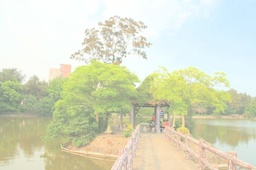
#> input picture img/lake.jpg, 256 x 170 px, shrunk from 968 x 644 before the run
$ jupyter execute 3.ipynb
#> lines starting #> are read from the running program, lines starting #| are printed output that depends on the picture; long printed decimals are rounded
[cell 1]
import matplotlib.pyplot as plt
import numpy as np
import math
from PIL import Image
from skimage.io import imread

sample_img = imread('./img/lake.jpg')
#> sample_img is the input picture: shape (170, 256, 3); mean R, G, B 217.3, 220.6, 196.7
print(sample_img.shape)
#| (170, 256, 3)

yiq = np.array([[0.299, 0.587, 0.114],
                [0.595879, -0.274133, -0.321746],
                [0.211205, -0.523083, 0.311878]])


yiq_img = np.dot(sample_img.reshape(-1,3), yiq.transpose()).reshape(sample_img.shape)
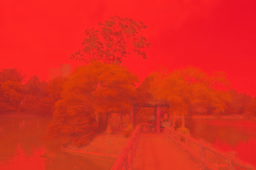
#> yiq_img: shape (170, 256, 3) float64; mean R, G, B 216.9, 5.7, -8.2; drawn with min black and max white

print(yiq_img[:,:,0])
#> (printed output is left out)
print(np.max(yiq_img[:,:,0]))
#| 255.000

plt.hist(yiq_img[:,:,0])
plt.title("Y channel histogram")
plt.savefig('./out/Y_hist.jpg')
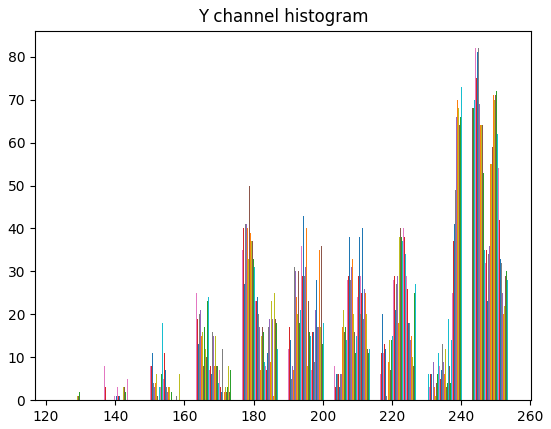
#> figure drawn by matplotlib, 1 panel; tallest bar 71 high, from x = 243 to 243.1; tallest bar 72 high, from x = 243.1 to 243.1; tallest bar 68 high, from x = 243.1 to 243.2
plt.show()

[cell 2]
gamma = 3.5

for x,i in enumerate(yiq_img[:,:,0]):
    for y,j in enumerate(i) :
        temp = j/255
        temp = math.pow(temp,gamma)
        j = temp * 255
        yiq_img[x][y][0] = j
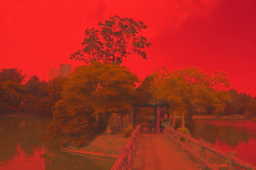
#> yiq_img: shape (170, 256, 3) float64; mean R, G, B 156.2, 5.7, -8.2; drawn with min black and max white

#print(yiq_img[:,:,0])
print(np.max(yiq_img[:,:,0]))
#| 255.000
plt.hist(yiq_img[:,:,0])
plt.title("Y channel histogram")
plt.savefig('./out/Y_hist_gamma.jpg')
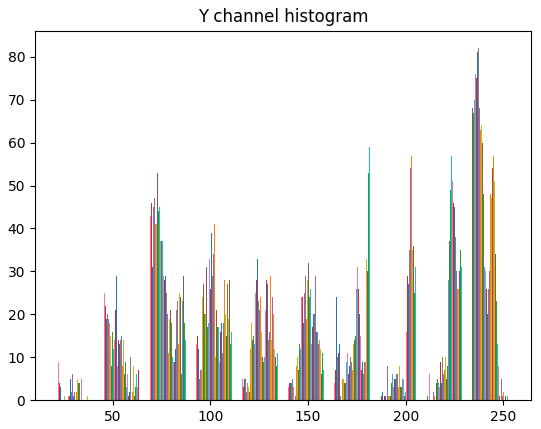
#> figure drawn by matplotlib, 1 panel; tallest bar 69 high, from x = 233.8 to 233.9; tallest bar 68 high, from x = 233.9 to 233.9; tallest bar 68 high, from x = 233.9 to 234
plt.show()

[cell 3]
yiq = np.array([[0.299, 0.587, 0.114],
                [0.595879, -0.274133, -0.321746],
                [0.211205, -0.523083, 0.311878]])


rgb = np.linalg.inv(yiq)

sample_img2 = np.dot(yiq_img.reshape(-1,3), rgb.transpose()).reshape(yiq_img.shape)
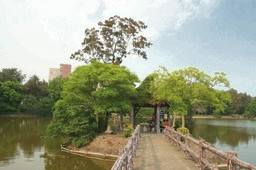
#> sample_img2: shape (170, 256, 3) float64; mean R, G, B 156.6, 159.9, 136; drawn with min black and max white

sample_img2 = sample_img2.astype(np.uint8)


img = Image.fromarray(sample_img2, 'RGB')
img.save('./out/gamma_img.jpg')
img.show
